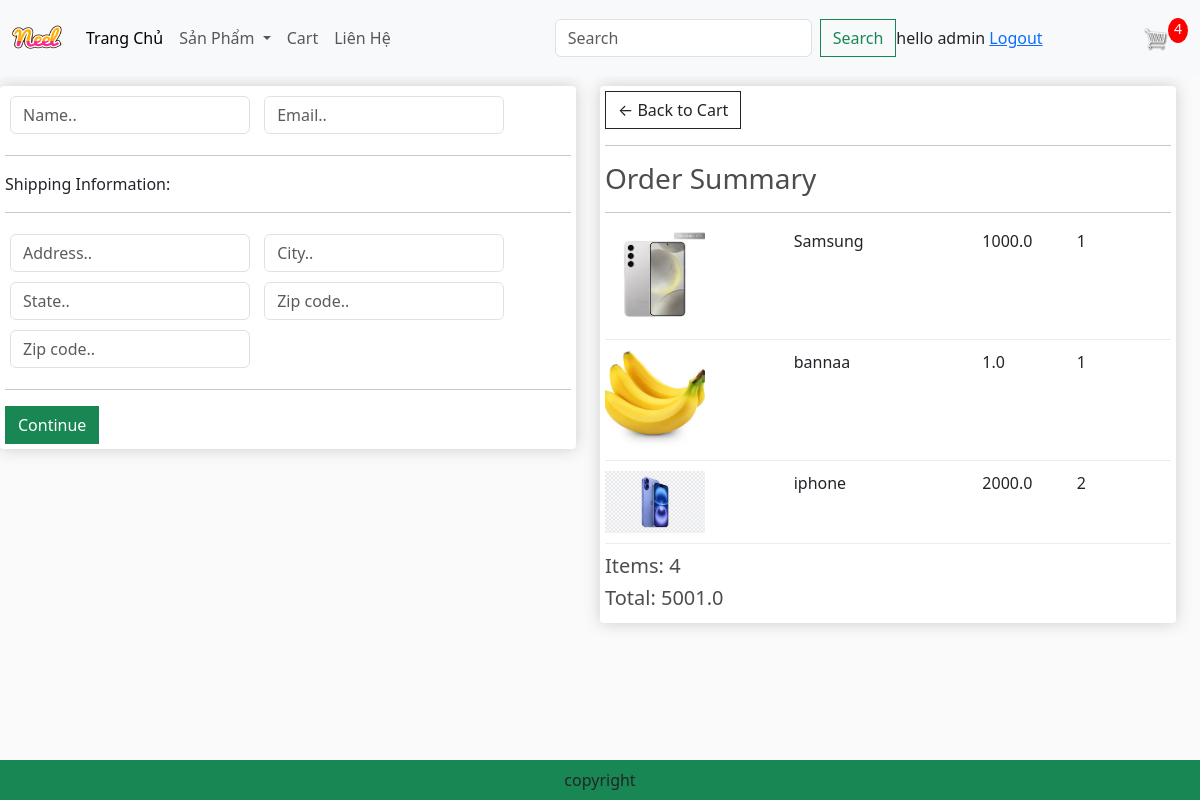
Screenshot of /checkout/ (signed in) with the database file from the repository.
### app/models.py (models this page shows, shortened)
class OrderItem(models.Model):
    product = models.ForeignKey(Product, on_delete=models.SET_NULL, blank=True, null=True) # pointer to class Customer
    order =  models.ForeignKey(Order, on_delete=models.SET_NULL, blank=True, null=True) # pointer to class Customer
    quantity = models.IntegerField(default=0, null=True, blank=True)
    date_added = models.DateTimeField(auto_now_add=True)
    @property
    def get_total(self):
        total = self.product.price * self.quantity
        return total

class Product(models.Model):
    category = models.ManyToManyField(Category, related_name='product')
    name = models.CharField(max_length=200, null=True)
    price = models.FloatField()
    digital = models.BooleanField(default=False, null=True, blank=False)
    image = models.ImageField(null=True, blank=True)
    detail = models.TextField(null=True,blank=True)
    @property
    def ImageURL(self):
        try:
            url = self.image.url
        except:
            url = ''
        return url

class Order(models.Model):
    customer = models.ForeignKey(User, on_delete=models.SET_NULL, blank=True, null=True) # pointer to class Customer
    date_order = models.DateTimeField(auto_now_add=True)
    complete = models.BooleanField(default=False, null=True, blank=False)
    transaction_id = models.CharField(max_length=200, null=True)
    @property
    def get_cart_items(self):
        orderitems = self.orderitem_set.all()
        total = sum([item.quantity for item in orderitems])
        return total
    def get_cart_total(self):
        orderitems = self.orderitem_set.all()
        total = sum([item.get_total for item in orderitems])
        return total

### app/views.py (the view)
# urls.py: path('checkout/', views.checkout, name="checkout"),
def checkout(request):
    if (request.user.is_authenticated):
        customer = request.user
        order, created = Order.objects.get_or_create(customer=customer, complete= False)
        items = order.orderitem_set.all()
        cartItems = order.get_cart_items
        user_not_login = "hidden"
        user_login = "show"
    else:
        items = []
        order = {'get_cart_items':0, 'get_cart_total':0}
        cartItems = order['get_cart_items']
        user_not_login = "show"
        user_login = "hidden"
    context = {'items': items, 'order': order, 'cartItems':cartItems, "user_not_login":user_not_login, "user_login": user_login}
    return render(request,'app/checkout.html',context)

### app/Templates/app/checkout.html (shortened to what this page needs)
{% extends 'app/base.html' %}
{% load static %}
{% block checkout-content %}
     <div class="row" style='width:100%'>
		<div class="col-lg-6">
			<div class="box-element" id="form-wrapper">
				<form id="form">
					<div id="user-info">
						<div class="form-field">
							<input required class="form-control" type="text" name="name" placeholder="Name..">
						</div>
						<div class="form-field">
							<input required class="form-control" type="email" name="email" placeholder="Email..">
						</div>
					</div>
					<div id="shipping-info">
						<hr>
						<p>Shipping Information:</p>
						<hr>
						<div class="form-field">
							<input class="form-control" type="text" name="address" placeholder="Address..">
						</div>
						<div class="form-field">
							<input class="form-control" type="text" name="city" placeholder="City..">
						</div>
						<div class="form-field">
							<input class="form-control" type="text" name="state" placeholder="State..">
						</div>
						<div class="form-field">
							<input class="form-control" type="text" name="zipcode" placeholder="Zip code..">
						</div>
						<div class="form-field">
							<input class="form-control" type="text" name="country" placeholder="Zip code..">
						</div>
					</div>
					<hr>
					<input id="form-button" class="btn btn-success btn-block" type="submit" value="Continue">
				</form>
			</div>
			<br>
		</div>
		<div class="col-lg-6">
			<div class="box-element">
				<a  class="btn btn-outline-dark" href="{% url 'cart' %}">&#x2190; Back to Cart</a>
				<hr>
				<h3>Order Summary</h3>
				<hr>
				{% for item in items %}
				<div class="cart-row">
					<div style="flex:2"><img class="row-image" src="{{item.product.ImageURL}}"></div>
					<div style="flex:2"><p>{{item.product.name}}</p></div>
					<div style="flex:1"><p>{{item.product.price}}</p></div>
					<div style="flex:1"><p>{{item.quantity}}</p></div>
				</div>
				{% endfor %}
				<h5>Items:   {{order.get_cart_items}}</h5>
				<h5>Total:   {{order.get_cart_total}}</h5>
			</div>
		</div>
	</div>
{% endblock checkout-content %}

### app/Templates/app/base.html (shortened to what this page needs)
{% load static %}
<!DOCTYPE html>
<html>
    <head>
        <link href="https://cdn.jsdelivr.net/npm/bootstrap@5.3.3/dist/css/bootstrap.min.css" rel="stylesheet">
        <link href-"{%static 'app/css/style.css' %}" rel="stylesheet" />
        <link href-"{%static 'app/css/owl.carousel.min.css' %}" rel="stylesheet" />
        <link href-"{%static 'app/css/all.min.css' %}" rel="stylesheet" />
        <link rel="stylesheet" type="text/css" href="{% static 'app/css/main.css' %}">
        <link rel="stylesheet" href="">
    </head>
    <body>
        <nav class="navbar navbar-expand-lg bg-body-tertiary">
            <div class="container-fluid">
              <a class="navbar-brand" href="{% url 'home' %}">
                <img src= "{% static "app/images/Neel.png" %}" width="50" height="50" />
              </a>
              <div class="collapse navbar-collapse" id="navbarSupportedContent">
                <ul class="navbar-nav me-auto mb-2 mb-lg-0">
                  <li class="nav-item">
                    <a class="nav-link active" aria-current="page" href="{% url 'home' %}">Trang Chủ</a>
                  </li>
                  <li class="nav-item dropdown">
                    <a class="nav-link dropdown-toggle" href="#" role="button" data-bs-toggle="dropdown" aria-expanded="false">
                      Sản Phẩm
                    </a>
                  </li>
                  <li class="nav-item">
                    <a class="nav-link" href="{% url 'cart' %}">Cart</a>
                  </li>
                  <li class="nav-item">
                    <a class="nav-link" href="#">Liên Hệ</a>
                  </li>
                </ul>
                <form class="d-flex" role="search" method = POST action = '{% url 'search'%}'>
                  <input class="form-control me-2" type="search" placeholder="Search" aria-label="Search" name = "searched">
                  <button class="btn btn-outline-success" type="submit">Search</button>
                </form>
              </div>
                <div class = 'form-inline my-2 my-lg-0' style = "visibility: {{user_login}}">
                  <span> hello {{request.user}} </span>
                  <span> <a href = '{% url 'logout' %}'> Logout </a></span>
                </div>
              <div class = 'form-inline my-2 my-lg-0'>
                <a href="{% url 'cart' %}"> <img id='cart-icon' src="{% static 'images/cart.png' %}"> </a>
              </div>
              <div>
                <p id='cart-total'>{{cartItems}}</p>
              </div>
            </div>
          </nav>
          {% block checkout-content %} {% endblock checkout-content %}
           <footer class="contanier-- fluid bg-success text-center fixed-bottom p-2 mt-5">
                copyright
           </footer>
    </body>
</html>

### app/static/app/css/main.css (style rules this page uses)
body { background-color: hsl(0, 0%, 98%); }
h1,h2,h3,h4,h5,h6 { color:hsl(0, 0%, 30%); }
.box-element { box-shadow:hsl(0, 0%, 80%) 0 0 16px; background-color: #fff; border-radius: 4px; padding: 5px; }
#cart-icon { width:25px; display: inline-block; margin-left: 15px; }
#cart-total { display: block; text-align: center; color:#fff; background-color: red; width: 20px; height: 25px; border-radius: 50%; font-size: 14px; }
.col-lg-3, .col-lg-4, .col-lg-6, .col-lg-8, .col-lg-12 { margin-top: 10px; }
.btn { border-radius: 0; }
.row-image { width: 100px; }
.form-field { width:250px; display: inline-block; padding: 5px; }
.cart-row { display: flex; align-items: flex-stretch; padding-bottom: 10px; margin-bottom: 10px; border-bottom: 1px solid #ececec; }

### rows the page displays
OrderItem: product.ImageURL (picture), product.name "Samsung", product.price "1000.0", quantity "1"
OrderItem: product.ImageURL (picture), product.name "bannaa", product.price "1.0", quantity "1"
OrderItem: product.ImageURL (picture), product.name "iphone", product.price "2000.0", quantity "2"
Order: get_cart_items "4", get_cart_total "5001.0"

### other values shown
{{ request.user }} "admin"
{{ cartItems }} "4"
